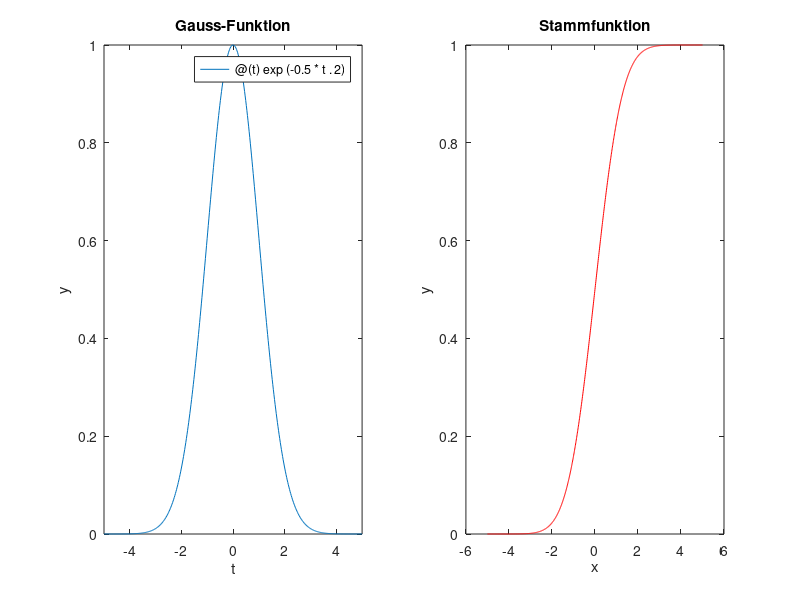

This chart was generated by the following MATLAB code:
%Aufgabe 6: Numerische Integration
%Skript S.133

clc, clear, clf, shg
%clear command window, clear all Variables
%clear figure, show graphic,

%Die Stammfunktion zur Gauss-schen
%Normalverteilung durch punktwieses
%numerisches Integrieren bilden und plotten;

% Inline-Funktion im Hauptprogramm verwerden :

%Integrand als inline-funktion :
g=@(t) exp(-0.5*t.^2);

g(2.3)

subplot(1,2,1)
fplot(g,[-5 5]) % Hier das @ weglassen !
title('Gauss-Funktion')
xlabel('t')
ylabel('y')

% Die Funktionswerte von F(x)
% einzeiln ausrechnen :
xListe=-5:0.01:5;
FListe=zeros(size(xListe));

for n=1:length(xListe)
    x=xListe(n)
    y=integral(g,-inf,x)/sqrt(2*pi)
    FListe(n)=y;
end

subplot (1,2,2)
plot(xListe,FListe,'r-')
title('Stammfunktion')
xlabel('x')
ylabel('y')